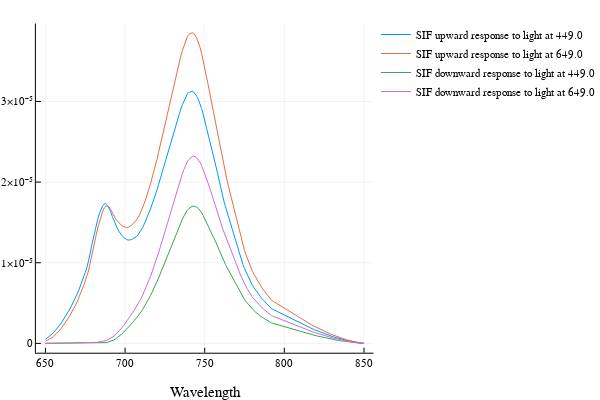

Here is the notebook cell this chart was saved with:
### Code cell
in = 50
plot(lam[Iwlf], Mb[:,in], xlabel="Wavelength", label="SIF upward response to light at "*string(lam[Iwle[in]]))
in = 250
plot!(lam[Iwlf], Mb[:,in], xlabel="Wavelength", label="SIF upward response to light at "*string(lam[Iwle[in]]))

in = 50
plot!(lam[Iwlf], Mf[:,in], xlabel="Wavelength", label="SIF downward response to light at "*string(lam[Iwle[in]]))
in = 250
plot!(lam[Iwlf], Mf[:,in], xlabel="Wavelength", label="SIF downward response to light at "*string(lam[Iwle[in]]))

### Figure 1 — Plotly figure (JSON) as saved in the notebook; plotly's stock layout.template omitted (floating-point values rounded to 4 significant figures; data arrays with more than 128 entries replaced by an {"elided": "..."} marker saying what was removed)
{"data": [{"colorbar": {"title": ""}, "hoverinfo": "text", "legendgroup": "SIF upward response to light at 449.0", "line": {"color": "rgba(0, 154, 250, 1.000)", "dash": "solid", "shape": "linear", "width": 1}, "mode": "lines", "name": "SIF upward response to light at 449.0", "showlegend": true, "text": {"elided": "201 null values"}, "type": "scatter", "x": {"elided": "201 int values"}, "xaxis": "x1", "y": {"elided": "201 float values"}, "yaxis": "y1", "zmax": 0.1, "zmin": -0.1}, {"colorbar": {"title": ""}, "hoverinfo": "text", "legendgroup": "SIF upward response to light at 649.0", "line": {"color": "rgba(227, 111, 71, 1.000)", "dash": "solid", "shape": "linear", "width": 1}, "mode": "lines", "name": "SIF upward response to light at 649.0", "showlegend": true, "text": {"elided": "201 null values"}, "type": "scatter", "x": {"elided": "201 int values"}, "xaxis": "x1", "y": {"elided": "201 float values"}, "yaxis": "y1", "zmax": 0.1, "zmin": -0.1}, {"colorbar": {"title": ""}, "hoverinfo": "text", "legendgroup": "SIF downward response to light at 449.0", "line": {"color": "rgba(62, 164, 78, 1.000)", "dash": "solid", "shape": "linear", "width": 1}, "mode": "lines", "name": "SIF downward response to light at 449.0", "showlegend": true, "text": {"elided": "201 null values"}, "type": "scatter", "x": {"elided": "201 int values"}, "xaxis": "x1", "y": {"elided": "201 float values"}, "yaxis": "y1", "zmax": 0.1, "zmin": -0.1}, {"colorbar": {"title": ""}, "hoverinfo": "text", "legendgroup": "SIF downward response to light at 649.0", "line": {"color": "rgba(195, 113, 210, 1.000)", "dash": "solid", "shape": "linear", "width": 1}, "mode": "lines", "name": "SIF downward response to light at 649.0", "showlegend": true, "text": {"elided": "201 null values"}, "type": "scatter", "x": {"elided": "201 int values"}, "xaxis": "x1", "y": {"elided": "201 float values"}, "yaxis": "y1", "zmax": 0.1, "zmin": -0.1}], "layout": {"annotations": [], "height": 400, "legend": {"bgcolor": "rgba(255, 255, 255, 1.000)", "bordercolor": "rgba(0, 0, 0, 1.000)", "font": {"color": "rgba(0, 0, 0, 1.000)", "family": "sans-serif", "size": 11}, "tracegroupgap": 0, "x": 1, "y": 1}, "margin": {"b": 20, "l": 0, "r": 0, "t": 20}, "paper_bgcolor": "rgba(255, 255, 255, 1.000)", "plot_bgcolor": "rgba(255, 255, 255, 1.000)", "showlegend": true, "width": 600, "xaxis": {"anchor": "y1", "domain": [0.09545, 0.9934], "gridcolor": "rgba(0, 0, 0, 0.100)", "gridwidth": 0.5, "linecolor": "rgba(0, 0, 0, 1.000)", "mirror": false, "range": [644, 856], "showgrid": true, "showline": true, "showticklabels": true, "tickangle": 0, "tickcolor": "rgb(0, 0, 0)", "tickfont": {"color": "rgba(0, 0, 0, 1.000)", "family": "sans-serif", "size": 11}, "tickmode": "array", "ticks": "inside", "ticktext": ["650", "700", "750", "800", "850"], "tickvals": [650, 700, 750, 800, 850], "title": "Wavelength", "titlefont": {"color": "rgba(0, 0, 0, 1.000)", "family": "sans-serif", "size": 15}, "type": "-", "visible": true, "zeroline": false, "zerolinecolor": "rgba(0, 0, 0, 1.000)"}, "yaxis": {"anchor": "x1", "domain": [0.07581, 0.9902], "gridcolor": "rgba(0, 0, 0, 0.100)", "gridwidth": 0.5, "linecolor": "rgba(0, 0, 0, 1.000)", "mirror": false, "range": [-1.155e-06, 3.966e-05], "showgrid": true, "showline": true, "showticklabels": true, "tickangle": 0, "tickcolor": "rgb(0, 0, 0)", "tickfont": {"color": "rgba(0, 0, 0, 1.000)", "family": "sans-serif", "size": 11}, "tickmode": "array", "ticks": "inside", "ticktext": ["0", "1×10⁻⁵", "2×10⁻⁵", "3×10⁻⁵"], "tickvals": [0, 1e-05, 2e-05, 3e-05], "title": "", "titlefont": {"color": "rgba(0, 0, 0, 1.000)", "family": "sans-serif", "size": 15}, "type": "-", "visible": true, "zeroline": false, "zerolinecolor": "rgba(0, 0, 0, 1.000)"}}}
